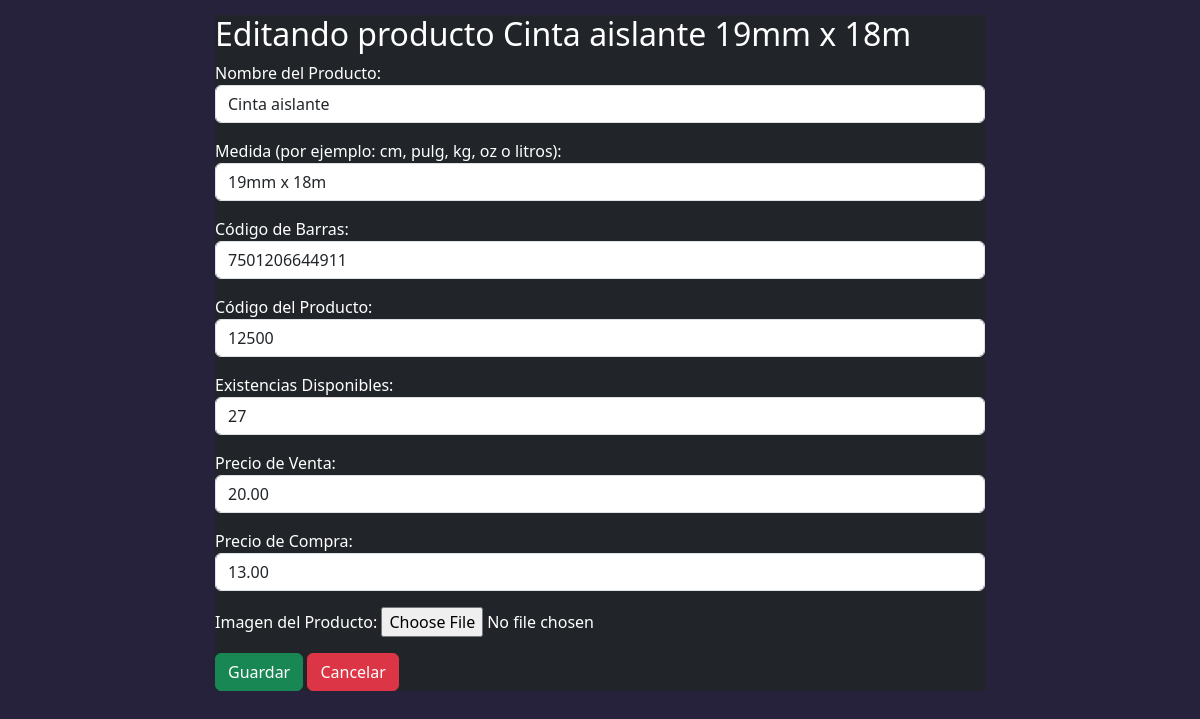
The app's page /productos/editar/286/, older data.
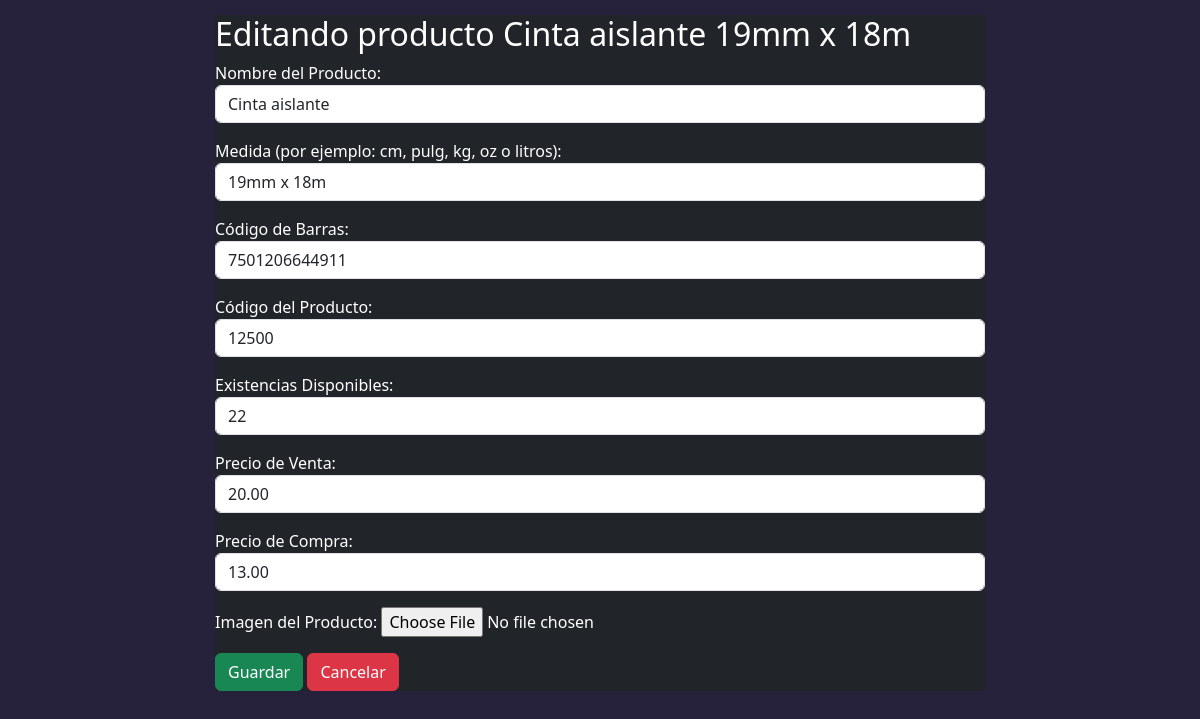
The same page, newer data.
### Inventario/models.py (models this page shows, shortened)
class Producto(models.Model):
    nombre = models.CharField(max_length=255, verbose_name='Nombre del Producto')
    medida = models.CharField(max_length=255, verbose_name='Medida (por ejemplo: cm, pulg, kg, oz o litros)', blank=True, null=True,)
    codigo_barras = models.CharField(max_length=255, verbose_name="Codigo de Barra", blank=True, null=True,)
    codigo_producto = models.CharField(blank=True, null=True, max_length=25, verbose_name='Codigo Producto')
    existencia = models.IntegerField(default=0 , verbose_name='Existencias del Producto')
    precio_venta = models.DecimalField(max_digits=10, decimal_places=2, verbose_name='Precio de Venta', blank=True, null=True,)
    precio_compra = models.DecimalField(max_digits=10, decimal_places=2, verbose_name='Precio de Compra', default=0)
    fecha_creacion = models.DateField(auto_now_add=True, verbose_name='Fecha de Creación')
    imagen = models.ImageField(blank=True, null=True, verbose_name='Imagen del Producto')
    class Meta:
        verbose_name_plural = 'Productos'

### Inventario/views.py (the view)
# urls.py: path('productos/editar/<int:pk>/', ProductoUpdateView.as_view(), name='producto_update'),
class ProductoUpdateView(UpdateView):
    model = Producto
    form_class= ProductoForm
    template_name = 'producto_update.html'
    success_url = reverse_lazy('producto_list')

### Inventario/forms.py
class ProductoForm(forms.ModelForm):
    class Meta:
        model = Producto
        fields = '__all__'
        labels = {
            'nombre': 'Nombre del Producto',
            'medida': 'Medida (por ejemplo: cm, pulg, kg, oz o litros)',
            'codigo_barras': 'Código de Barras',
            'codigo_producto': 'Código del Producto',
            'existencia': 'Existencias Disponibles',
            'precio_venta': 'Precio de Venta',
            'precio_compra': 'Precio de Compra',
        }
        widgets = {
            'nombre': forms.TextInput(attrs={'class': 'form-control'}),
            'medida': forms.TextInput(attrs={'class': 'form-control'}),
            'codigo_barras': forms.TextInput(attrs={'class': 'form-control'}),
            'codigo_producto': forms.TextInput(attrs={'class': 'form-control'}),
            'existencia': forms.NumberInput(attrs={'class': 'form-control'}),
            'precio_venta': forms.NumberInput(attrs={'class': 'form-control'}),
            'precio_compra': forms.NumberInput(attrs={'class': 'form-control'}),
        }

### Inventario/templates/producto_update.html (shortened to what this page needs)
{% extends 'basemodal.html' %}
{% block content %}
      <div class="card-body">
        <h2>Editando producto {{producto.nombre}}
          {%if producto.medida%}
          {{producto.medida}}
          {%endif%}
        </h2>
        <form method="post" enctype="multipart/form-data" action="{% url 'producto_update' pk=producto.id %}">
          {{ form.as_p }}
            <button type="submit" class="btn btn-success">Guardar</button>
            <button class="btn btn-danger" onclick= "cerrar_modal()">Cancelar</button>
        </form>
      </div>
{% endblock %}

Row changes from the older to the newer data that the page shows:
changed Producto "Cinta aislante": existencia "27" → "22"
